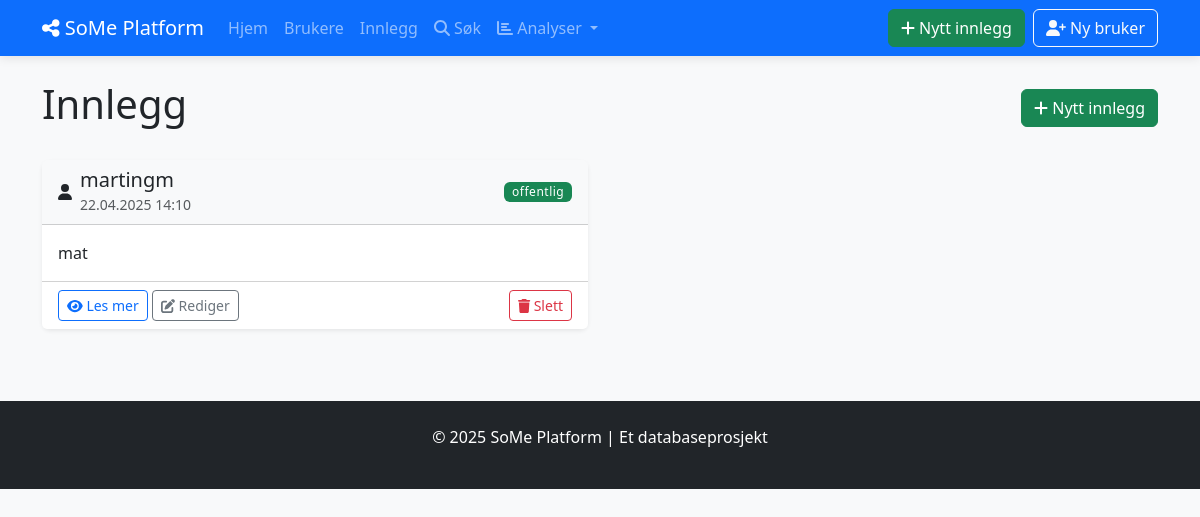
Page /posts on the earlier database version.
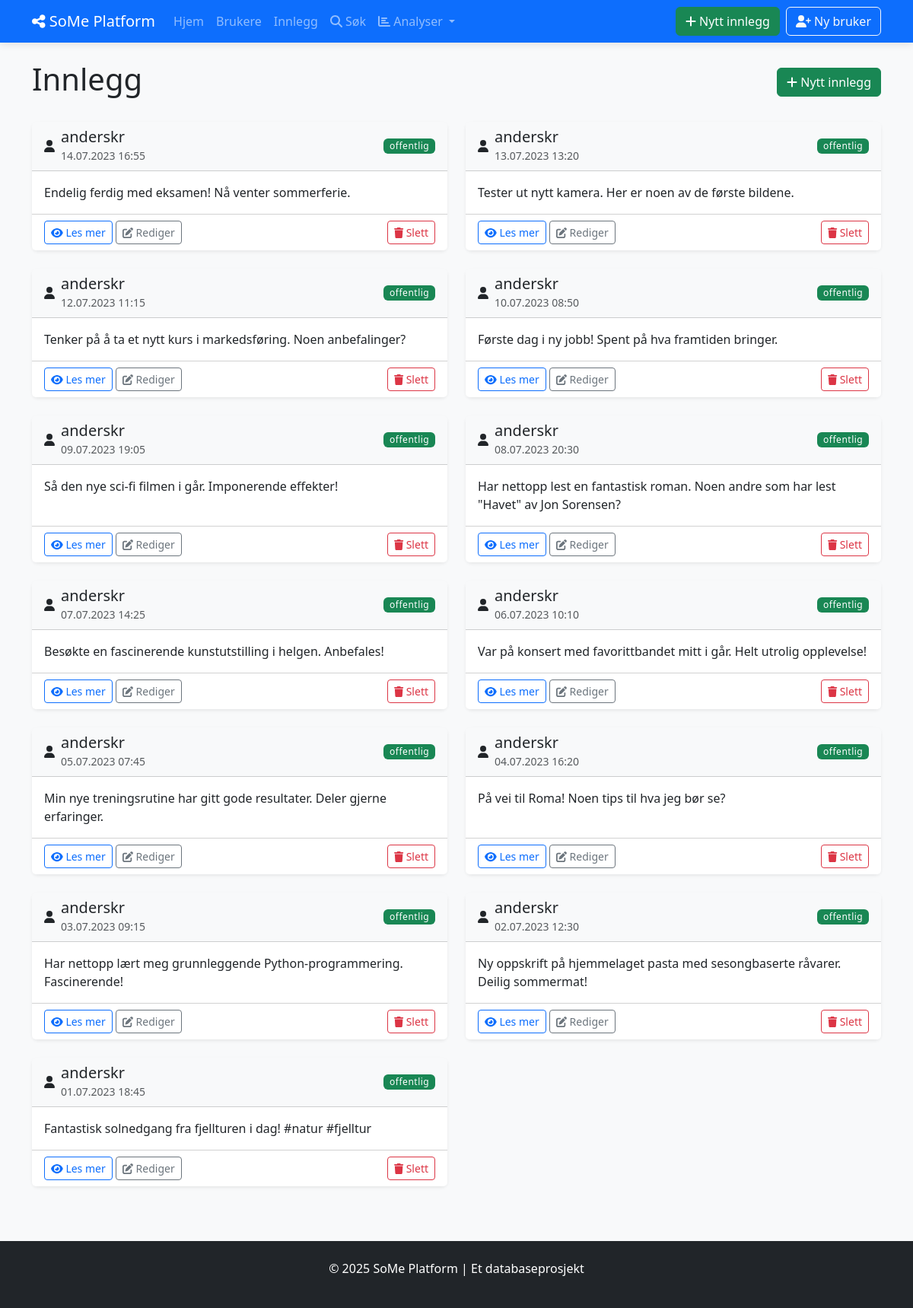
Same page on the later database version.
### tables this page shows
CREATE TABLE INNLEGG (
            innlegg_id INTEGER PRIMARY KEY AUTOINCREMENT,
            innhold TEXT NOT NULL,
            opprettet_dato DATETIME NOT NULL DEFAULT CURRENT_TIMESTAMP,
            oppdatert_dato DATETIME DEFAULT CURRENT_TIMESTAMP,
            synlighet TEXT NOT NULL DEFAULT 'offentlig',
            bruker_id INTEGER NOT NULL,
            FOREIGN KEY (bruker_id) REFERENCES BRUKERE(bruker_id) ON DELETE CASCADE
        );

CREATE TABLE BRUKERE (
            bruker_id INTEGER PRIMARY KEY AUTOINCREMENT,
            brukernavn TEXT NOT NULL UNIQUE,
            epost TEXT NOT NULL UNIQUE,
            passord_hash TEXT NOT NULL,
            profilbilde TEXT,
            bio TEXT,
            registrerings_dato DATE NOT NULL DEFAULT CURRENT_DATE,
            fødselsdato DATE,
            status TEXT DEFAULT 'aktiv'
        );

### social_media_app/app.py (the view, shortened to what this page needs)
@app.route('/posts')
def list_posts():
    try:
        print("Henter innlegg...")
        with Database() as db:
            post_count = db.fetchone("SELECT COUNT(*) as count FROM INNLEGG")
            print(f"Fant {post_count['count'] if post_count else 0} innlegg i databasen")
            if not post_count or post_count['count'] == 0:
                print("Ingen innlegg funnet i databasen")
                flash('Ingen innlegg funnet i databasen. Prøv å importere testdata.', 'info')
                return render_template('posts/list.html', posts=[])
            try:
                invalid_posts = db.fetchall("""
                    SELECT i.innlegg_id, i.bruker_id
                    FROM INNLEGG i
                    LEFT JOIN BRUKERE b ON i.bruker_id = b.bruker_id
                    WHERE b.bruker_id IS NULL
                """)
            except Exception as e:
                print(f"Feil ved fiksing av innlegg-bruker-relasjoner: {e}")
            posts = db.fetchall("""
                SELECT i.*, b.brukernavn
                FROM INNLEGG i
                JOIN BRUKERE b ON i.bruker_id = b.bruker_id
                ORDER BY i.opprettet_dato DESC
            """)
            print(f"Spørringen returnerte {len(posts)} innlegg")
            formatted_posts = []
            for post in posts:
                try:
                    post_dict = dict(post)
                    for date_field in ['opprettet_dato', 'oppdatert_dato']:
                        if date_field in post_dict and post_dict[date_field]:
                            try:
                                if isinstance(post_dict[date_field], str):
                                    if 'T' in post_dict[date_field]:  # ISO format
                                        post_dict[date_field] = datetime.fromisoformat(post_dict[date_field].replace('Z', '+00:00'))
                                    else:  # SQLite default format
                                        post_dict[date_field] = datetime.strptime(post_dict[date_field], '%Y-%m-%d %H:%M:%S')
                            except (ValueError, TypeError):
                                try:
                                    post_dict[date_field] = datetime.strptime(post_dict[date_field], '%Y-%m-%d')
                                except Exception:
                                    pass
                    formatted_posts.append(post_dict)
                except Exception as e:
                    print(f"Feil ved formatering av innlegg: {e}")
            print(f"Formatert {len(formatted_posts)} innlegg for visning")
            return render_template('posts/list.html', posts=formatted_posts)
    except Exception as e:
        import traceback
        print(f"Feil ved henting av innlegg: {e}")
        print(traceback.format_exc())
        flash(f'En feil oppstod ved henting av innlegg: {str(e)}', 'danger')
        return render_template('posts/list.html', posts=[])

### social_media_app/db_config.py (called while the page is built)
    def __enter__(self):
        return self

    def __exit__(self, exc_type, exc_val, exc_tb):
        self.cursor.close()
        if self.conn:
            self.conn.close()

    def fetchall(self, sql, params=None):
        self.cursor.execute(sql, params or ())
        return self.cursor.fetchall()

    def fetchone(self, sql, params=None):
        self.cursor.execute(sql, params or ())
        return self.cursor.fetchone()

### social_media_app/templates/posts/list.html (shortened to what this page needs)
{% extends "base.html" %}
{% block content %}
<div class="d-flex justify-content-between align-items-center mb-4">
    <h1>Innlegg</h1>
    <a href="{{ url_for('show_create_post') }}" class="btn btn-success">
        <i class="fas fa-plus"></i> Nytt innlegg
    </a>
</div>
{% if posts %}
    <div class="row">
        {% for post in posts %}
        <div class="col-md-6 mb-4">
            <div class="card shadow-sm h-100">
                <div class="card-header bg-light d-flex justify-content-between align-items-center">
                    <div class="d-flex align-items-center">
                        <div class="me-2">
                            <span class="user-icon">
                                <i class="fas fa-user"></i>
                            </span>
                        </div>
                        <div>
                            <h5 class="card-title mb-0">{{ post.brukernavn }}</h5>
                            <small class="text-muted">{{ post.opprettet_dato.strftime('%d.%m.%Y %H:%M') }}</small>
                        </div>
                    </div>
                    <span class="badge {{ 'bg-success' if post.synlighet == 'offentlig' else 'bg-warning' }}">
                        {{ post.synlighet }}
                    </span>
                </div>
                <div class="card-body">
                    <p class="card-text">
                        {% if post.innhold|length > 150 %}
                            {{ post.innhold[:150] }}...
                        {% else %}
                            {{ post.innhold }}
                        {% endif %}
                    </p>
                </div>
                <div class="card-footer bg-white">
                    <div class="d-flex justify-content-between align-items-center">
                        <div>
                            <a href="{{ url_for('view_post', post_id=post.innlegg_id) }}" class="btn btn-sm btn-outline-primary">
                                <i class="fas fa-eye"></i> Les mer
                            </a>
                            <a href="{{ url_for('show_edit_post', post_id=post.innlegg_id) }}" class="btn btn-sm btn-outline-secondary">
                                <i class="fas fa-edit"></i> Rediger
                            </a>
                        </div>
                        <div>
                            <button type="button" class="btn btn-sm btn-outline-danger"
                                    data-bs-toggle="modal" data-bs-target="#deletePostModal{{ post.innlegg_id }}">
                                <i class="fas fa-trash"></i> Slett
                            </button>
                        </div>
                    </div>
                </div>
            </div>
        </div>
        {% endfor %}
    </div>
{% endif %}
{% endblock %}

Differences in the rows shown:
removed INNLEGG: brukernavn "martingm", opprettet_dato "22.04.2025 14:10", synlighet "offentlig", innhold "mat"
added INNLEGG: brukernavn "anderskr", opprettet_dato "14.07.2023 16:55", synlighet "offentlig", innhold "Endelig ferdig med eksamen! Nå venter sommerferie."
added INNLEGG: brukernavn "anderskr", opprettet_dato "13.07.2023 13:20", synlighet "offentlig", innhold "Tester ut nytt kamera. Her er noen av de første bildene."
added INNLEGG: brukernavn "anderskr", opprettet_dato "12.07.2023 11:15", synlighet "offentlig", innhold "Tenker på å ta et nytt kurs i markedsføring. Noen anbefalinger?"
added INNLEGG: brukernavn "anderskr", opprettet_dato "10.07.2023 08:50", synlighet "offentlig", innhold "Første dag i ny jobb! Spent på hva framtiden bringer."
added INNLEGG: brukernavn "anderskr", opprettet_dato "09.07.2023 19:05", synlighet "offentlig", innhold "Så den nye sci-fi filmen i går. Imponerende effekter!"
added INNLEGG: brukernavn "anderskr", opprettet_dato "08.07.2023 20:30", synlighet "offentlig", innhold "Har nettopp lest en fantastisk roman. Noen andre som har lest \"Havet\" av Jon Sorensen?"
added INNLEGG: brukernavn "anderskr", opprettet_dato "07.07.2023 14:25", synlighet "offentlig", innhold "Besøkte en fascinerende kunstutstilling i helgen. Anbefales!"
added INNLEGG: brukernavn "anderskr", opprettet_dato "06.07.2023 10:10", synlighet "offentlig", innhold "Var på konsert med favorittbandet mitt i går. Helt utrolig opplevelse!"
added INNLEGG: brukernavn "anderskr", opprettet_dato "05.07.2023 07:45", synlighet "offentlig", innhold "Min nye treningsrutine har gitt gode resultater. Deler gjerne erfaringer."
added INNLEGG: brukernavn "anderskr", opprettet_dato "04.07.2023 16:20", synlighet "offentlig", innhold "På vei til Roma! Noen tips til hva jeg bør se?"
added INNLEGG: brukernavn "anderskr", opprettet_dato "03.07.2023 09:15", synlighet "offentlig", innhold "Har nettopp lært meg grunnleggende Python-programmering. Fascinerende!"
added INNLEGG: brukernavn "anderskr", opprettet_dato "02.07.2023 12:30", synlighet "offentlig", innhold "Ny oppskrift på hjemmelaget pasta med sesongbaserte råvarer. Deilig sommermat!"
added INNLEGG: brukernavn "anderskr", opprettet_dato "01.07.2023 18:45", synlighet "offentlig", innhold "Fantastisk solnedgang fra fjellturen i dag! #natur #fjelltur"
